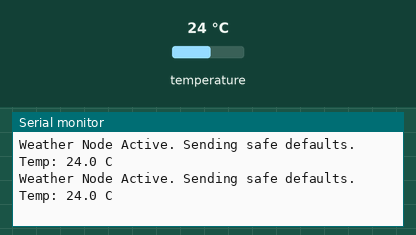
Simulated run of this sketch. Board: ESP32-C3. Parts: the last lines printed to the serial monitor. The test bench sets the inputs (shaded band); at power-on: temperature 24 °C.

Above: at 4.8 s.
4.9 s: temperature set to 12 °C
At 6.7 s:
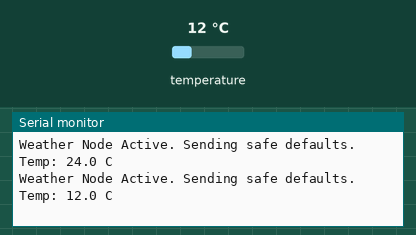
7.9 s: temperature set to 19 °C
At 9.5 s:
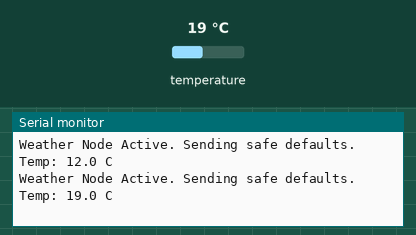
Timing chart, 0 to 11.0 s (numbered marks = the images above; inputs shaded):
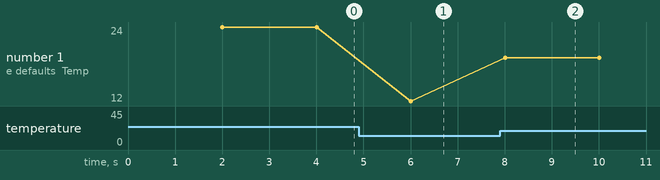

The sketch:

Node_Weather_ESP32C3.ino
```cpp
/*
 * PROJECT: Marine Crane AI - Weather Node (REVISION 2)
 * HARDWARE: ESP32-C3 Mini
 * SENSORS: BME280 (I2C). Anemometer removed pending hardware.
 */

#include <esp_now.h>
#include <WiFi.h>
#include <Wire.h>
#include <Adafruit_Sensor.h>
#include <Adafruit_BME280.h>

// TODO: Replace with Hub MAC Address
uint8_t hubAddress[] = {0xFF, 0xFF, 0xFF, 0xFF, 0xFF, 0xFF};

Adafruit_BME280 bme;
unsigned long last_transmit_time = 0;
const int TRANSMIT_INTERVAL = 2000;

typedef struct struct_message {
    uint8_t node_type;
    float value_1;
    bool status_flag;
} struct_message;

struct_message myData;

void setup() {
    Serial.begin(115200);

    if (!bme.begin(0x76)) {
        Serial.println("BME280 not found");
    }

    WiFi.mode(WIFI_STA);
    if (esp_now_init() != ESP_OK) return;

    esp_now_peer_info_t peerInfo = {};
    memcpy(peerInfo.peer_addr, hubAddress, 6);
    peerInfo.channel = 0;
    peerInfo.encrypt = false;
    esp_now_add_peer(&peerInfo);

    myData.node_type = 1; // ID: Weather Station
}

void loop() {
    if (millis() - last_transmit_time >= TRANSMIT_INTERVAL) {

        // Read Temp/Humidity for local serial debugging if desired
        float temp = bme.readTemperature();

        // Since the anemometer is missing, force safe values for the Hub
        myData.value_1 = 0.0; // Wind speed = 0
        myData.status_flag = false; // weather_red = false (Safe)

        esp_now_send(hubAddress, (uint8_t *) &myData, sizeof(myData));
        Serial.printf("Weather Node Active. Sending safe defaults. Temp: %.1f C\n", temp);

        last_transmit_time = millis();
    }
}
```

Measured:
- after the input at 4.9 s, the serial monitor: prints a new line after 1.1 s (image 1)
- after the input at 7.9 s, the serial monitor: prints a new line after 0.11 s (image 2)
- plotted number 1: 24 → 12 after the input at 4.9 s, 12 → 19 after the input at 7.9 s
